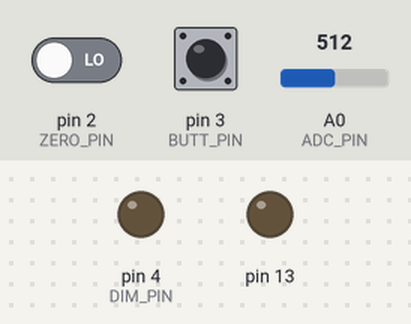
Bench run of a sketch on a simulated Arduino Uno, built with avr-gcc and run on an emulated ATmega328P. On the bench: output pins drawn as LEDs (lit = HIGH). Inputs (shaded band) come from the test bench; at power-on: pin 3 (BUTT_PIN) HIGH, pin 2 (ZERO_PIN) LOW, A0 (ADC_PIN) = 512.

Above: at 1.2 s.
1.3 s: pin 3 (BUTT_PIN) pulled LOW for 0.15 s
At 1.44 s:
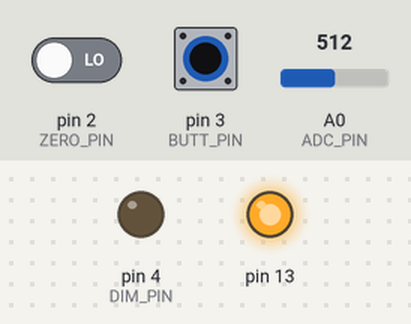
3.0 s: pin 3 (BUTT_PIN) pulled LOW for 3.2 s
At 7.5 s:
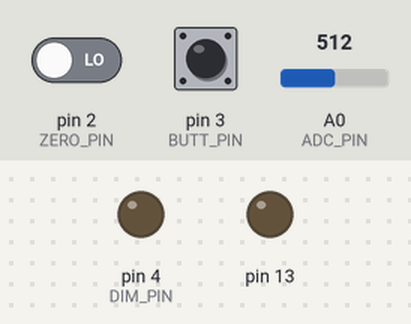
Timing chart, 0 to 9.0 s (numbered marks = the images above; inputs shaded):
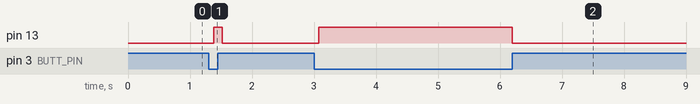

Measured:
- after the input at 1.3 s, pin 13: LOW → HIGH after 0.08 s, → LOW 0.14 s later
- after the input at 3.0 s, pin 13: LOW → HIGH after 0.08 s, → LOW 3.1 s later

The sketch:

smooth_start_arduino.ino
```cpp
/*
  Скетч к проекту "Плавный пуск"
  Страница проекта (схемы, описания): https://alexgyver.ru/Smooth_start/
  Исходники на GitHub: https://github.com/AlexGyver/Smooth_start
  Нравится, как написан и закомментирован код? Поддержи автора! https://alexgyver.ru/support_alex/
  Автор: AlexGyver Technologies, 2018
  http://AlexGyver.ru/
*/

#define SMOOTH_TIME 200     // время "разгона", миллисекунды
#define HOLD_TIME 80       // время удержания кнопки, миллисекунды

#define DIM_PIN 4           // выход на симистор PWM (DIM)
#define ZERO_PIN 2          // вход контроля перехода через 0 (ZERO, Z-C)
#define ADC_PIN 0           // потенциометр
#define BUTT_PIN 3          // пин кнопки

#include <GyverButton.h>    // моя библиотека для опроса кнопок

volatile byte duty = 0;     //  Начальное значение мощности
boolean dim_flag;
GButton start_bt(BUTT_PIN);

void setup() {
  pinMode(13, OUTPUT);
  pinMode(DIM_PIN, OUTPUT);
  pinMode(ZERO_PIN, INPUT);
  attachInterrupt(0, zero, RISING);
  start_bt.setTimeout(HOLD_TIME);        // таймаут удержания кнопки
}

void zero() {
  delayMicroseconds(33 * (255 - duty));
  if (dim_flag) digitalWrite(DIM_PIN , HIGH);
  delayMicroseconds(500);
  digitalWrite(DIM_PIN , LOW);
}

void loop() {
  start_bt.tick();                                // опрос кнопки
  if (start_bt.isHolded()) {                      // кнопка удержана
    digitalWrite(13, 1);
    duty = 0;                                     // убрать яркость
    int aver = 0;                                 // переменная усреднения
    for (int i = 0; i < 10; i++) {                // усредняем 10 значений
      aver += analogRead(ADC_PIN) / 4;
      delay(1);
    }
    int step_count = aver / 10;
    int step_delay = SMOOTH_TIME / step_count;    // расчёт задержки
    dim_flag = true;                              // разрешить работу
    for (int i = 0; i < step_count; i++) {        // плавный пуск
      duty = i;
      delay(step_delay);
    }
  }
  if (start_bt.isRelease()) {   // если кнопока отпущена
    digitalWrite(13, 0);
    dim_flag = false;           // запретить работу
    digitalWrite(DIM_PIN, 0);   // вырубить ток на всякий случай
  }

  // если разрешена работа, установить скважность с потенциометра
  if (dim_flag) duty = analogRead(ADC_PIN) / 4;
}
```
